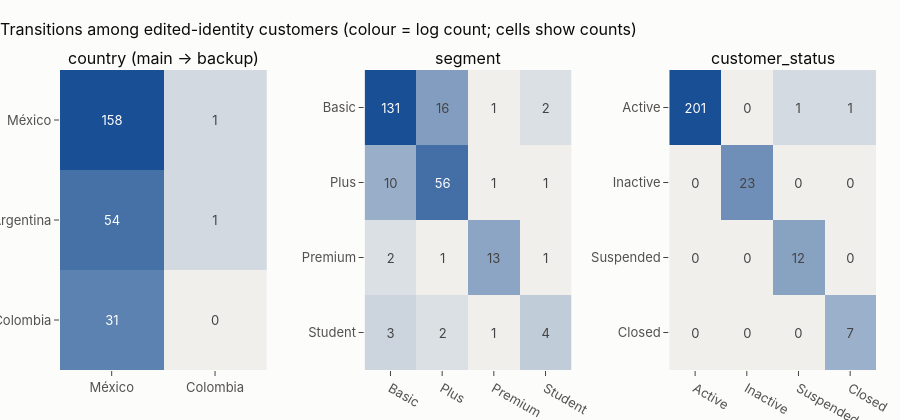

This figure's notebook cell:
### Markdown cell above
## 4 · Transition matrices (edited-identity customers)
Where do the disagreeing values go? (245 pairs — read as a pattern, not as statistics.)

### Code cell
def transition(f, bf, top=6):
    t = pd.crosstab(edit[f].fillna("∅"), edit[bf].fillna("∅"))
    keep = t.sum(axis=1).sort_values(ascending=False).index[:top]
    keepc = t.sum(axis=0).sort_values(ascending=False).index[:top]
    return t.loc[keep, keepc]


fig = make_subplots(
    rows=1,
    cols=3,
    subplot_titles=["country (main → backup)", "segment", "customer_status"],
    horizontal_spacing=0.12,
)
for i, (f, bf) in enumerate(
    (("country", "b_country"), ("segment", "b_segment"), ("customer_status", "b_status")), 1
):
    t = transition(f, bf)
    fig.add_heatmap(
        z=np.log10(t.values + 1),
        x=t.columns,
        y=t.index,
        text=t.values,
        texttemplate="%{text}",
        showscale=False,
        colorscale=[[0, "#f0efec"], [1, "#184f95"]],
        row=1,
        col=i,
    )
fig.update_yaxes(autorange="reversed")
fig.update_layout(
    height=420,
    title="Transitions among edited-identity customers (colour = log count; cells show counts)",
)
fig.show()

### Figure 1 — Plotly figure (JSON) as saved in the notebook; plotly's stock layout.template omitted (floating-point values rounded to 4 significant figures)
{"data": [{"colorscale": [[0, "#f0efec"], [1, "#184f95"]], "showscale": false, "text": [[158, 1], [54, 1], [31, 0]], "texttemplate": "%{text}", "type": "heatmap", "x": ["México", "Colombia"], "xaxis": "x", "y": ["México", "Argentina", "Colombia"], "yaxis": "y", "z": [[2.201, 0.301], [1.74, 0.301], [1.505, 0.0]]}, {"colorscale": [[0, "#f0efec"], [1, "#184f95"]], "showscale": false, "text": [[131, 16, 1, 2], [10, 56, 1, 1], [2, 1, 13, 1], [3, 2, 1, 4]], "texttemplate": "%{text}", "type": "heatmap", "x": ["Basic", "Plus", "Premium", "Student"], "xaxis": "x2", "y": ["Basic", "Plus", "Premium", "Student"], "yaxis": "y2", "z": [[2.121, 1.23, 0.301, 0.4771], [1.041, 1.756, 0.301, 0.301], [0.4771, 0.301, 1.146, 0.301], [0.6021, 0.4771, 0.301, 0.699]]}, {"colorscale": [[0, "#f0efec"], [1, "#184f95"]], "showscale": false, "text": [[201, 0, 1, 1], [0, 23, 0, 0], [0, 0, 12, 0], [0, 0, 0, 7]], "texttemplate": "%{text}", "type": "heatmap", "x": ["Active", "Inactive", "Suspended", "Closed"], "xaxis": "x3", "y": ["Active", "Inactive", "Suspended", "Closed"], "yaxis": "y3", "z": [[2.305, 0.0, 0.301, 0.301], [0.0, 1.38, 0.0, 0.0], [0.0, 0.0, 1.114, 0.0], [0.0, 0.0, 0.0, 0.9031]]}], "layout": {"annotations": [{"font": {"size": 16}, "showarrow": false, "text": "country (main → backup)", "x": 0.1267, "xanchor": "center", "xref": "paper", "y": 1.0, "yanchor": "bottom", "yref": "paper"}, {"font": {"size": 16}, "showarrow": false, "text": "segment", "x": 0.5, "xanchor": "center", "xref": "paper", "y": 1.0, "yanchor": "bottom", "yref": "paper"}, {"font": {"size": 16}, "showarrow": false, "text": "customer_status", "x": 0.8733, "xanchor": "center", "xref": "paper", "y": 1.0, "yanchor": "bottom", "yref": "paper"}], "height": 420, "title": {"text": "Transitions among edited-identity customers (colour = log count; cells show counts)"}, "xaxis": {"anchor": "y", "domain": [0.0, 0.2533]}, "xaxis2": {"anchor": "y2", "domain": [0.3733, 0.6267]}, "xaxis3": {"anchor": "y3", "domain": [0.7467, 1.0]}, "yaxis": {"anchor": "x", "autorange": "reversed", "domain": [0.0, 1.0]}, "yaxis2": {"anchor": "x2", "autorange": "reversed", "domain": [0.0, 1.0]}, "yaxis3": {"anchor": "x3", "autorange": "reversed", "domain": [0.0, 1.0]}}}
